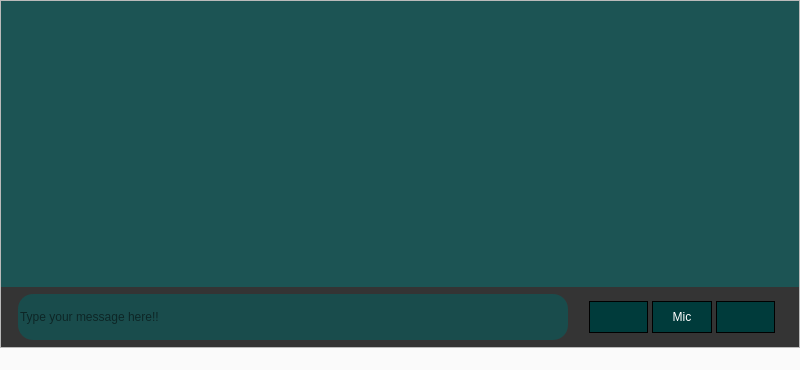
<?xml version="1.0" encoding="UTF-8"?>
<ui version="4.0">
 <class>MainWindow</class>
 <widget class="QMainWindow" name="MainWindow">
  <property name="geometry">
   <rect>
    <x>0</x>
    <y>0</y>
    <width>800</width>
    <height>370</height>
   </rect>
  </property>
  <property name="minimumSize">
   <size>
    <width>0</width>
    <height>0</height>
   </size>
  </property>
  <property name="maximumSize">
   <size>
    <width>800</width>
    <height>450</height>
   </size>
  </property>
  <property name="windowTitle">
   <string>MainWindow</string>
  </property>
  <property name="styleSheet">
   <string notr="true">background-color: rgb(250, 250, 250);</string>
  </property>
  <widget class="QWidget" name="centralwidget">
   <layout class="QVBoxLayout" name="verticalLayout">
    <property name="spacing">
     <number>0</number>
    </property>
    <property name="leftMargin">
     <number>0</number>
    </property>
    <property name="topMargin">
     <number>0</number>
    </property>
    <property name="rightMargin">
     <number>0</number>
    </property>
    <property name="bottomMargin">
     <number>0</number>
    </property>
    <item>
     <widget class="QFrame" name="frame">
      <property name="styleSheet">
       <string notr="true">background-color: rgb(241, 241, 241);</string>
      </property>
      <property name="frameShape">
       <enum>QFrame::StyledPanel</enum>
      </property>
      <property name="frameShadow">
       <enum>QFrame::Raised</enum>
      </property>
      <layout class="QVBoxLayout" name="verticalLayout_2">
       <property name="spacing">
        <number>0</number>
       </property>
       <property name="leftMargin">
        <number>0</number>
       </property>
       <property name="topMargin">
        <number>0</number>
       </property>
       <property name="rightMargin">
        <number>0</number>
       </property>
       <property name="bottomMargin">
        <number>0</number>
       </property>
       <item>
        <widget class="QTextBrowser" name="textBrowser">
         <property name="styleSheet">
          <string notr="true">background-color: rgb(28, 84, 84);
border:0px</string>
         </property>
        </widget>
       </item>
       <item>
        <widget class="QFrame" name="frame_2">
         <property name="maximumSize">
          <size>
           <width>16777215</width>
           <height>60</height>
          </size>
         </property>
         <property name="styleSheet">
          <string notr="true">background-color: rgb(240, 240, 240);
background-color: rgb(52, 52, 52);
border:0px
</string>
         </property>
         <property name="frameShape">
          <enum>QFrame::StyledPanel</enum>
         </property>
         <property name="frameShadow">
          <enum>QFrame::Raised</enum>
         </property>
         <layout class="QHBoxLayout" name="horizontalLayout">
          <property name="spacing">
           <number>4</number>
          </property>
          <property name="leftMargin">
           <number>7</number>
          </property>
          <property name="topMargin">
           <number>7</number>
          </property>
          <property name="rightMargin">
           <number>7</number>
          </property>
          <property name="bottomMargin">
           <number>7</number>
          </property>
          <item>
           <widget class="QLineEdit" name="lineEdit">
            <property name="minimumSize">
             <size>
              <width>0</width>
              <height>0</height>
             </size>
            </property>
            <property name="maximumSize">
             <size>
              <width>550</width>
              <height>50</height>
             </size>
            </property>
            <property name="styleSheet">
             <string notr="true">background-color: rgb(25, 76, 76);
border-radius:15px;</string>
            </property>
            <property name="placeholderText">
             <string>Type your message here!!</string>
            </property>
           </widget>
          </item>
          <item>
           <widget class="QFrame" name="frame_3">
            <property name="maximumSize">
             <size>
              <width>200</width>
              <height>16777215</height>
             </size>
            </property>
            <property name="styleSheet">
             <string notr="true">background-color: rgb(52, 52, 52);
border:0px
</string>
            </property>
            <property name="frameShape">
             <enum>QFrame::StyledPanel</enum>
            </property>
            <property name="frameShadow">
             <enum>QFrame::Raised</enum>
            </property>
            <layout class="QHBoxLayout" name="horizontalLayout_2">
             <property name="spacing">
              <number>4</number>
             </property>
             <property name="leftMargin">
              <number>7</number>
             </property>
             <property name="topMargin">
              <number>7</number>
             </property>
             <property name="rightMargin">
              <number>7</number>
             </property>
             <property name="bottomMargin">
              <number>7</number>
             </property>
             <item>
              <widget class="QPushButton" name="pushButton">
               <property name="sizePolicy">
                <sizepolicy hsizetype="Minimum" vsizetype="Expanding">
                 <horstretch>0</horstretch>
                 <verstretch>0</verstretch>
                </sizepolicy>
               </property>
               <property name="minimumSize">
                <size>
                 <width>0</width>
                 <height>30</height>
                </size>
               </property>
               <property name="maximumSize">
                <size>
                 <width>60</width>
                 <height>16777215</height>
                </size>
               </property>
               <property name="styleSheet">
                <string notr="true">QPushButton{
	background-color: rgb(0, 59, 59);
	color: rgb(255, 255, 255);
	border:1px solid black;

}

QPushButton:hover{
	background-color: rgb(220, 220, 220);
	border:1px solid black;

}
</string>
               </property>
               <property name="text">
                <string/>
               </property>
               <property name="icon">
                <iconset>
                 <normaloff>send.png</normaloff>send.png</iconset>
               </property>
               <property name="iconSize">
                <size>
                 <width>30</width>
                 <height>20</height>
                </size>
               </property>
              </widget>
             </item>
             <item>
              <widget class="QPushButton" name="pushButton_3">
               <property name="minimumSize">
                <size>
                 <width>0</width>
                 <height>32</height>
                </size>
               </property>
               <property name="maximumSize">
                <size>
                 <width>60</width>
                 <height>16777215</height>
                </size>
               </property>
               <property name="styleSheet">
                <string notr="true">QPushButton{
	background-color: rgb(0, 59, 59);
	color: rgb(255, 255, 255);
	border:1px solid black;

}

QPushButton:hover{
	background-color: rgb(220, 220, 220);
	border:1px solid black;

}
</string>
               </property>
               <property name="text">
                <string>Mic</string>
               </property>
              </widget>
             </item>
             <item>
              <widget class="QPushButton" name="pushButton_2">
               <property name="minimumSize">
                <size>
                 <width>0</width>
                 <height>32</height>
                </size>
               </property>
               <property name="maximumSize">
                <size>
                 <width>60</width>
                 <height>16777215</height>
                </size>
               </property>
               <property name="styleSheet">
                <string notr="true">QPushButton{
	color: rgb(255, 255, 255);
	background-color: rgb(0, 59, 59);
	border:1px solid black;
}

QPushButton:hover{
	
	background-color: rgb(222, 222, 222);
	border:1px solid black;

}</string>
               </property>
               <property name="text">
                <string/>
               </property>
               <property name="icon">
                <iconset>
                 <normaloff>icons8-delete-64.png</normaloff>icons8-delete-64.png</iconset>
               </property>
               <property name="iconSize">
                <size>
                 <width>30</width>
                 <height>25</height>
                </size>
               </property>
              </widget>
             </item>
            </layout>
           </widget>
          </item>
         </layout>
        </widget>
       </item>
      </layout>
     </widget>
    </item>
   </layout>
  </widget>
  <widget class="QStatusBar" name="statusbar"/>
 </widget>
 <resources/>
 <connections/>
</ui>
